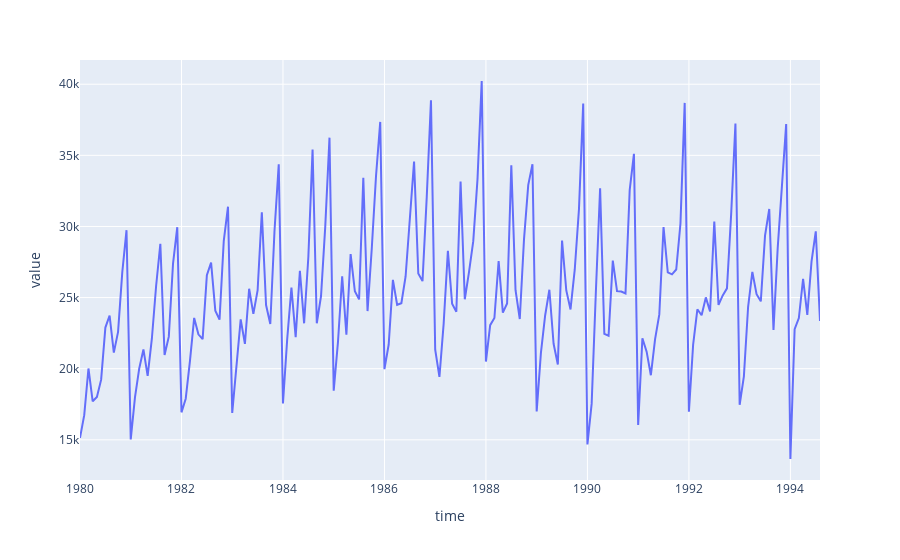

Source (notebook cell):
### Code cell
fig = px.line(wine_aus, x="time", y="value")

fig

### Figure 1 — Plotly figure (JSON) as saved in the notebook; plotly's stock layout.template omitted (floating-point values rounded to 4 significant figures; data arrays with more than 128 entries replaced by an {"elided": "..."} marker saying what was removed)
{"data": [{"hovertemplate": "time=%{x}<br>value=%{y}<extra></extra>", "legendgroup": "", "line": {"color": "#636efa", "dash": "solid"}, "marker": {"symbol": "circle"}, "mode": "lines", "name": "", "orientation": "v", "showlegend": false, "type": "scatter", "x": {"elided": "176 float values"}, "xaxis": "x", "y": {"elided": "176 int values"}, "yaxis": "y"}], "layout": {"legend": {"tracegroupgap": 0}, "margin": {"t": 60}, "xaxis": {"anchor": "y", "domain": [0, 1], "title": {"text": "time"}}, "yaxis": {"anchor": "x", "domain": [0, 1], "title": {"text": "value"}}}}
